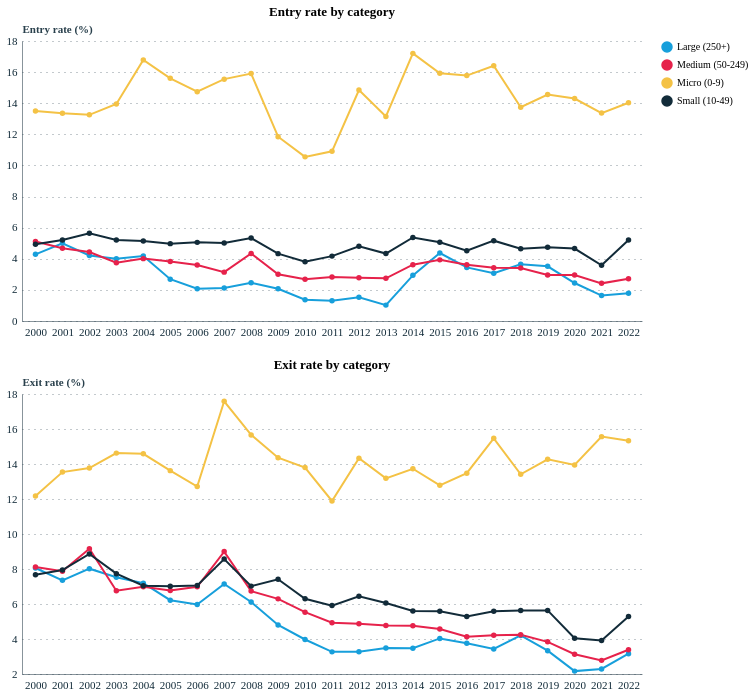

The notebook cell this image was saved under:
### Code cell
# Entry and exit by category (interactive — use dropdown)
dim_sel = alt.binding_select(options=DIMS, name='Dimension: ')
dim_par = alt.selection_point(fields=['dimension'], bind=dim_sel, value='Size')

cat_ee = fd2[fd2['dimension'].isin(DIMS)].copy()

entry_cat = alt.Chart(cat_ee).mark_line(point=True, strokeWidth=2).encode(
    x=alt.X('year:O', title=''),
    y=alt.Y('entry_rate:Q', title='Entry rate (%)', scale=alt.Scale(zero=False)),
    color=alt.Color('category:N', legend=alt.Legend(title='')),
    tooltip=['year:O','category:N',alt.Tooltip('entry_rate:Q',format='.1f')]
).add_params(dim_par).transform_filter(dim_par) .properties(title='Entry rate by category', width=620, height=280)

exit_cat = alt.Chart(cat_ee).mark_line(point=True, strokeWidth=2).encode(
    x=alt.X('year:O', title=''),
    y=alt.Y('exit_rate:Q', title='Exit rate (%)', scale=alt.Scale(zero=False)),
    color=alt.Color('category:N', legend=alt.Legend(title='')),
    tooltip=['year:O','category:N',alt.Tooltip('exit_rate:Q',format='.1f')]
).add_params(dim_par).transform_filter(dim_par) .properties(title='Exit rate by category', width=620, height=280)

(entry_cat & exit_cat)

### Figure 1 — Vega-Lite specification as saved in the notebook (floating-point values rounded to 4 significant figures; data arrays with more than 128 entries replaced by an {"elided": "..."} marker saying what was removed)
{"config": {"font": "Circular Std", "mark": {"line": {"interpolate": "linear"}}, "view": {"stroke": "transparent", "width": 400, "height": 300}, "range": {"category": ["#179fdb", "#e6224b", "#f4c245", "#122b39", "#eb5c2e", "#36b7b4"], "diverging": ["#E6224B", "#E54753", "#C9C9C9", "#179FDB", "#122B39"], "heatmap": ["#C9C9C9", "#179FDB", "#0063AF", "#122B39"], "ordinal": ["#00A767", "#36B7B4", "#179FDB", "#0063AF", "#243B5A"]}, "axisX": {"labelColor": "#122b39", "tickColor": "#122b39", "domainColor": "#122b39", "domainOpacity": 0.5, "gridOpacity": 0, "labelFont": "Circular Std", "labelAngle": 0, "labelAlign": "center", "labelFontSize": 11, "labelPadding": 5, "tickCount": 10, "tickSize": 0, "title": ""}, "axisY": {"labelColor": "#122b39", "labelFont": "Circular Std", "tickColor": "#122b39", "domainColor": "#122b39", "gridColor": "#122b39", "gridDash": [1, 5], "gridOpacity": 0.5, "labelPadding": 5, "labelFontSize": 11, "domainOpacity": 0.5, "tickSize": 0, "title": null, "titleAlign": "left", "titleAngle": 0, "titleBaseline": "bottom", "titleColor": "#122b39", "titleOpacity": 0.9, "titleX": 0, "titleY": -7}}, "vconcat": [{"mark": {"type": "line", "point": true, "strokeWidth": 2}, "encoding": {"color": {"field": "category", "legend": {"title": ""}, "type": "nominal"}, "tooltip": [{"field": "year", "type": "ordinal"}, {"field": "category", "type": "nominal"}, {"field": "entry_rate", "format": ".1f", "type": "quantitative"}], "x": {"field": "year", "title": "", "type": "ordinal"}, "y": {"field": "entry_rate", "scale": {"zero": false}, "title": "Entry rate (%)", "type": "quantitative"}}, "height": 280, "name": "view_25", "title": "Entry rate by category", "transform": [{"filter": {"param": "param_16"}}], "width": 620}, {"mark": {"type": "line", "point": true, "strokeWidth": 2}, "encoding": {"color": {"field": "category", "legend": {"title": ""}, "type": "nominal"}, "tooltip": [{"field": "year", "type": "ordinal"}, {"field": "category", "type": "nominal"}, {"field": "exit_rate", "format": ".1f", "type": "quantitative"}], "x": {"field": "year", "title": "", "type": "ordinal"}, "y": {"field": "exit_rate", "scale": {"zero": false}, "title": "Exit rate (%)", "type": "quantitative"}}, "height": 280, "name": "view_26", "title": "Exit rate by category", "transform": [{"filter": {"param": "param_16"}}], "width": 620}], "data": {"name": "data-fa765c9d0579dc5606f0e519759fb7d1"}, "params": [{"name": "param_16", "select": {"type": "point", "fields": ["dimension"]}, "bind": {"input": "select", "options": ["Size", "Age", "Sector", "Region", "Productivity"], "name": "Dimension: "}, "value": "Size", "views": ["view_25", "view_26"]}], "$schema": "https://vega.github.io/schema/vega-lite/v5.20.1.json", "datasets": {"data-fa765c9d0579dc5606f0e519759fb7d1": {"elided": "897 records"}}}
